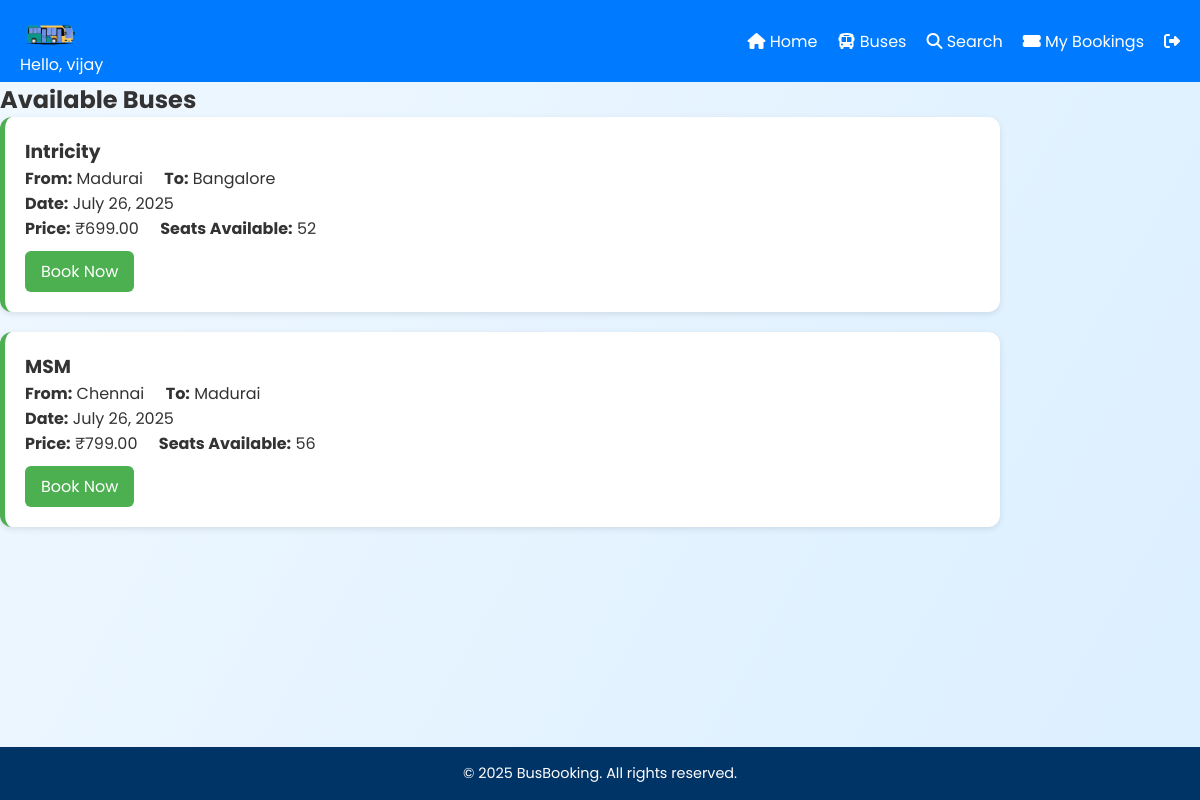
/buses/ (signed in), run on the app's committed database.
### bookingapp/models.py (models this page shows, shortened)
class Bus(models.Model):
    BUS_TYPE_CHOICES = [
        ('AC', 'AC'),
        ('Non-AC', 'Non-AC'),
    ]
    CLASS_TYPE_CHOICES = [
        ('Sleeper', 'Sleeper'),
        ('Seater', 'Seater'),
    ]
    bus_name = models.CharField(max_length=100)
    source = models.CharField(max_length=100)
    destination = models.CharField(max_length=100)
    departure_time = models.TimeField()
    arrival_time = models.TimeField()
    date = models.DateField()
    available_seats = models.IntegerField()
    price = models.DecimalField(max_digits=8, decimal_places=2)
    bus_type = models.CharField(max_length=10, choices=BUS_TYPE_CHOICES, default='AC')
    bus_class = models.CharField(max_length=10, choices=CLASS_TYPE_CHOICES, default='Seater')
    pickup_point = models.CharField(max_length=100, default='Main Bus Stop')
    drop_point = models.CharField(max_length=100, default='Main Bus Stop')

### bookingapp/views.py (the view)
# urls.py: path('buses/', views.view_buses, name='view_buses'),
def view_buses(request):
    buses = Bus.objects.filter(date__gte=date.today())
    return render(request, 'buses.html', {'buses': buses})

### bookingapp/templates/buses.html
{% extends 'base.html' %}
{% block content %}
<div class="bus-list">
    <h2 class="page-title">Available Buses</h2>
    {% for bus in buses %}
    <div class="bus-card">
        <h3>{{ bus.bus_name }}</h3>
        <p><strong>From:</strong> {{ bus.source }} &nbsp;&nbsp;&nbsp;
           <strong>To:</strong> {{ bus.destination }}</p>
        <p><strong>Date:</strong> {{ bus.date }}</p>
        <p><strong>Price:</strong> ₹{{ bus.price }} &nbsp;&nbsp;&nbsp;
           <strong>Seats Available:</strong> {{ bus.available_seats }}</p>
        <a href="/book/{{ bus.id }}/" class="book-btn">Book Now</a>
    </div>
    {% endfor %}
</div>
{% endblock %}

### bookingapp/templates/base.html (shortened to what this page needs)
{% load static %}
<!DOCTYPE html>
<html>
<head>
    <link rel="stylesheet" href="{% static 'css/home.css' %}">
    <link rel="stylesheet" href="https://cdnjs.cloudflare.com/ajax/libs/font-awesome/6.5.0/css/all.min.css" />
</head>
<body>
    <header style="background-color: #007bff; padding: 5px 20px;">
    <div style="display: flex; justify-content: space-between; align-items: center;">
        <div>
            <img src="{% static 'images/Bus.png' %}" alt="BusBooking" style="height: 60px;Width: 60px;padding: 0px"> <p id="username" style="color: white; margin-top: -20px;">Hello, {{ user.username }}</p>
        </div>
        <nav style="display: flex; gap: 20px;">
            <a href="/" style="color: white; text-decoration: none;">
                <i class="fas fa-home"></i> Home
            </a>
            <a href="/buses/" style="color: white; text-decoration: none;">
                <i class="fas fa-bus"></i> Buses
            </a>
            <a href="/search/" style="color: white; text-decoration: none;">
                <i class="fas fa-search"></i> Search
            </a>
            <a href="/bookings/" style="color: white; text-decoration: none;">
                <i class="fas fa-ticket-alt"></i> My Bookings
            </a>
            <a href="/logout/" style="color: white; text-decoration: none;">
                <i class="fas fa-sign-out-alt"></i>
            </a>
        </nav>
    </div>
</header>
    {% block content %}
    {% endblock  %}
    <footer class="footer">
        <p>&copy; 2025 BusBooking. All rights reserved.</p>
    </footer>
</body>
</html>

### bookingapp/static/css/home.css (style rules this page uses)
* { margin: 0; padding: 0; box-sizing: border-box; }
body { font-family: 'Poppins', sans-serif; background: linear-gradient(120deg, #f0f8ff, #dbefff); color: #333; min-height: 100vh; display: flex; flex-direction: column; }
.footer { background-color: #003366; color: white; text-align: center; padding: 1rem 0; font-size: 0.9rem; margin-top: auto; }
.bus-list { width: 100%; }
.bus-card { background-color: #fff; width: 1000px; padding: 20px; margin-bottom: 20px; border-left: 5px solid #4CAF50; border-radius: 12px; box-shadow: 0 2px 6px rgba(0, 0, 0, 0.1); transition: 0.3s ease; }
.bus-card a { display: inline-block; margin-top: 10px; padding: 8px 16px; background-color: #4CAF50; color: white; text-decoration: none; border-radius: 6px; }

### data on the page
Bus: bus_name "Intricity", source "Madurai", destination "Bangalore", date "July 26, 2025", price "699.00", available_seats "52"
Bus: bus_name "MSM", source "Chennai", destination "Madurai", date "July 26, 2025", price "799.00", available_seats "56"

### other printed values
{{ user.username }} "vijay"
